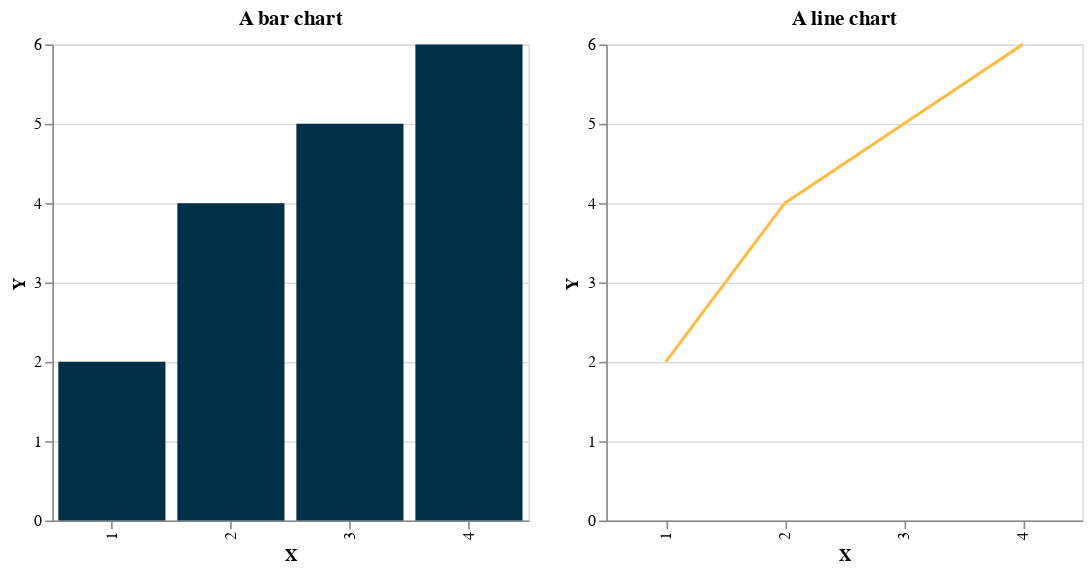

Write notebook code for a chart like this one.
### Markdown cell above
## Horizontal Concatentation

### Code cell
alt.hconcat(chart1,chart2)

### Figure 1 — Vega-Lite specification as saved in the notebook (floating-point values rounded to 4 significant figures)
{"config": {"view": {"continuousWidth": 400, "continuousHeight": 300}}, "hconcat": [{"mark": "bar", "encoding": {"color": {"value": "#003049"}, "x": {"field": "X", "type": "ordinal"}, "y": {"field": "Y", "type": "quantitative"}}, "title": "A bar chart", "width": 300}, {"mark": "line", "encoding": {"color": {"value": "#FCBE49"}, "x": {"field": "X", "type": "ordinal"}, "y": {"field": "Y", "type": "quantitative"}}, "title": "A line chart", "width": 300}], "data": {"name": "data-f6be64e55b67dfa3f8d06ba53b7821fc"}, "$schema": "https://vega.github.io/schema/vega-lite/v4.17.0.json", "datasets": {"data-f6be64e55b67dfa3f8d06ba53b7821fc": [{"X": 1, "Y": 2, "Z": 3, "H": 5, "M": 3, "Country": "USA"}, {"X": 2, "Y": 4, "Z": 4, "H": 6, "M": 4, "Country": "EU"}, {"X": 3, "Y": 5, "Z": 5, "H": 8, "M": 5, "Country": "EU"}, {"X": 4, "Y": 6, "Z": 6, "H": 9, "M": 3, "Country": "USA"}]}}
